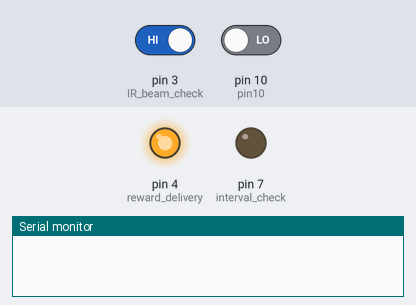
Recording of a sketch running on a simulated Arduino Uno, built with avr-gcc and run on an emulated ATmega328P. On the bench: output pins drawn as LEDs (lit = HIGH), the last lines printed to the serial monitor. The test bench sets the inputs (shaded band); at power-on: pin 10 (pin10) LOW, pin 3 (IR_beam_check) HIGH.

Above: at 1.2 s.
1.3 s: pin 10 (pin10) driven HIGH
2.8 s: pin 3 (IR_beam_check) driven LOW
At 3.2 s:
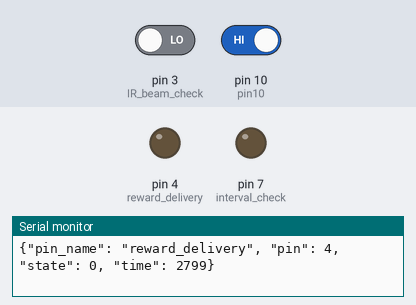
Timing chart, 0 to 5.8 s (numbered marks = the images above; inputs shaded):
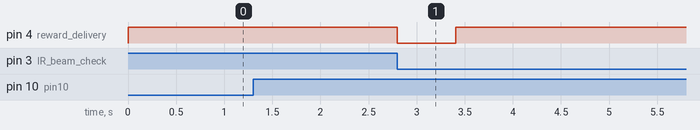

The sketch:

reward_arduino_sketch.ino
```cpp
const int interval_check = 7;
const int IR_beam_check = 3;
const int reward_delivery = 4;
const int pin10 = 10;

// Define the intervals and set up tracking variables
const int VI_interval[] = {1, 4, 8, 12, 18, 24, 31, 41, 57, 99};
const int num_intervals = sizeof(VI_interval) / sizeof(VI_interval[0]);
int interval_index = 0;

unsigned long previousMillis = 0;
int currentInterval = 0;
bool VI_interval_selected = false;
bool rewardDelivered = false;
bool interval_check_active = false;
bool first_ttl = true;
bool change_interval_check = true;

void setup() {
    // Configure the pins

  pinMode(interval_check, OUTPUT);
  pinMode(IR_beam_check, INPUT);
  pinMode(reward_delivery, OUTPUT);
  pinMode(pin10, INPUT);
    // Initialize serial communication and the random seed
  digitalWrite(interval_check, LOW);
  digitalWrite(IR_beam_check, HIGH);
  digitalWrite(reward_delivery, HIGH);

  Serial.begin(9600);
  randomSeed(analogRead(0));
}

// Function to send data to the Python program over serial
void send_to_python(const char *pinName, int pin, int state) {
  Serial.print("{\"pin_name\": \"");
  Serial.print(pinName);
  Serial.print("\", \"pin\": ");
  Serial.print(pin);
  Serial.print(", \"state\": ");
  Serial.print(state);
  Serial.print(", \"time\": ");
  Serial.print(millis());
  Serial.println("}");
}

void loop() {
    // Check if pin10 is high
  if (digitalRead(pin10) == HIGH) {
    if (first_ttl == true) {
      send_to_python("start_ttl", pin10, HIGH);
      first_ttl = false;
    }
        // Select a new interval if one hasn't been chosen

    if (!VI_interval_selected) {
      currentInterval = VI_interval[interval_index];
      interval_index = (interval_index + 1) % num_intervals;
      VI_interval_selected = true;
      previousMillis = millis();
    }

    if (millis() - previousMillis >= (unsigned long)currentInterval * 1000) {
        if (change_interval_check) {
          digitalWrite(interval_check, HIGH);
          change_interval_check = false;
        }

      // Check if IR_beam_check is high
      if (digitalRead(IR_beam_check) == LOW) {
        // Deliver reward
        digitalWrite(reward_delivery, LOW);
        send_to_python("reward_delivery", reward_delivery, LOW);
        delay(600);
        digitalWrite(reward_delivery, HIGH);
        send_to_python("reward_delivery", reward_delivery, HIGH);
        // Set interval check to low
        digitalWrite(interval_check, LOW);
        send_to_python("interval_check", interval_check, LOW);
        VI_interval_selected = false;
        // Wait for 5 seconds
        delay(5000);
      }
    } else {
      change_interval_check = false;
    }

    int pins[] = {interval_check, IR_beam_check, reward_delivery};
    int num_pins = sizeof(pins) / sizeof(pins[0]);

    for (int i = 0; i < num_pins; i++) {
      int pin = pins[i];
      static int prevState[] = {LOW, HIGH, HIGH};
      int index = pin - 2;
      int currentState = digitalRead(pin);

      if (currentState != prevState[index]) {
        const char *pinName;

        switch (pin) {
          case interval_check:
            pinName = "interval_check";
            break;
          case IR_beam_check:
            pinName = "IR_beam_check";
            break;
          case reward_delivery:
            pinName = "reward_delivery";
            break;
        }

        send_to_python(pinName, pin, currentState);
        prevState[index] = currentState;
      }
    }
  }  else {
    digitalWrite(interval_check, LOW);
    digitalWrite(IR_beam_check, HIGH);
    digitalWrite(reward_delivery, HIGH);
  }
}
```

Measured:
- after the input at 2.8 s, pin 4 (reward_delivery): HIGH → LOW at once, → HIGH 0.60 s later
